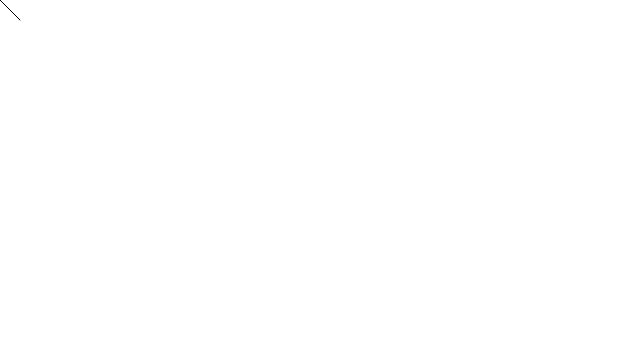
Frame 1 (no input)
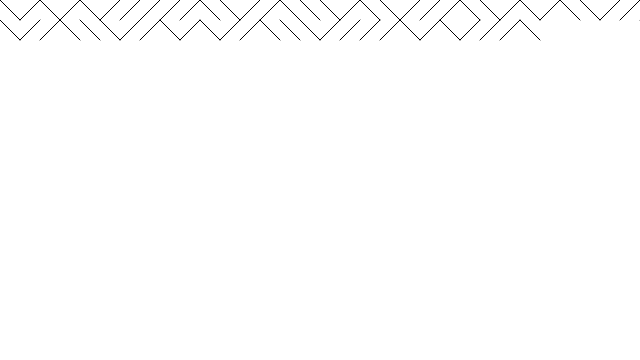
Frame 60 (no input)
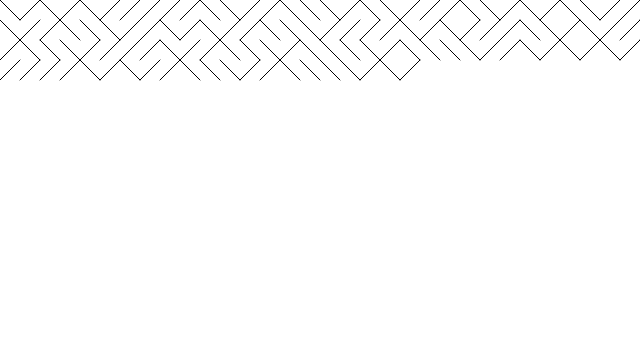
Frame 120 (the mouse pressed at the canvas centre since frame 60)

The p5.js sketch that drew these frames (run headless with seeded random() and noise() and a simulated clock; from frame 60 on, the mouse is pressed at the canvas centre):

// p5.js sketch
// ── sketch.js

// 10print.org
// Animated version of 10 print.

var x = 0;
var y = 0;

function setup() {
  createCanvas(640, 360);
  background(255);
}

function draw() {
  if (random(1) > 0.5) {
    line(x, y, x+20, y+20);
  } 
  else {
    line(x, y+20, x+20, y);
  }

  x += 20;
  if (x > width) {
    x = 0;
    y += 20;
  }

  if (y > height) {
    background(255);
    x = 0;
    y = 0;
  }
}
